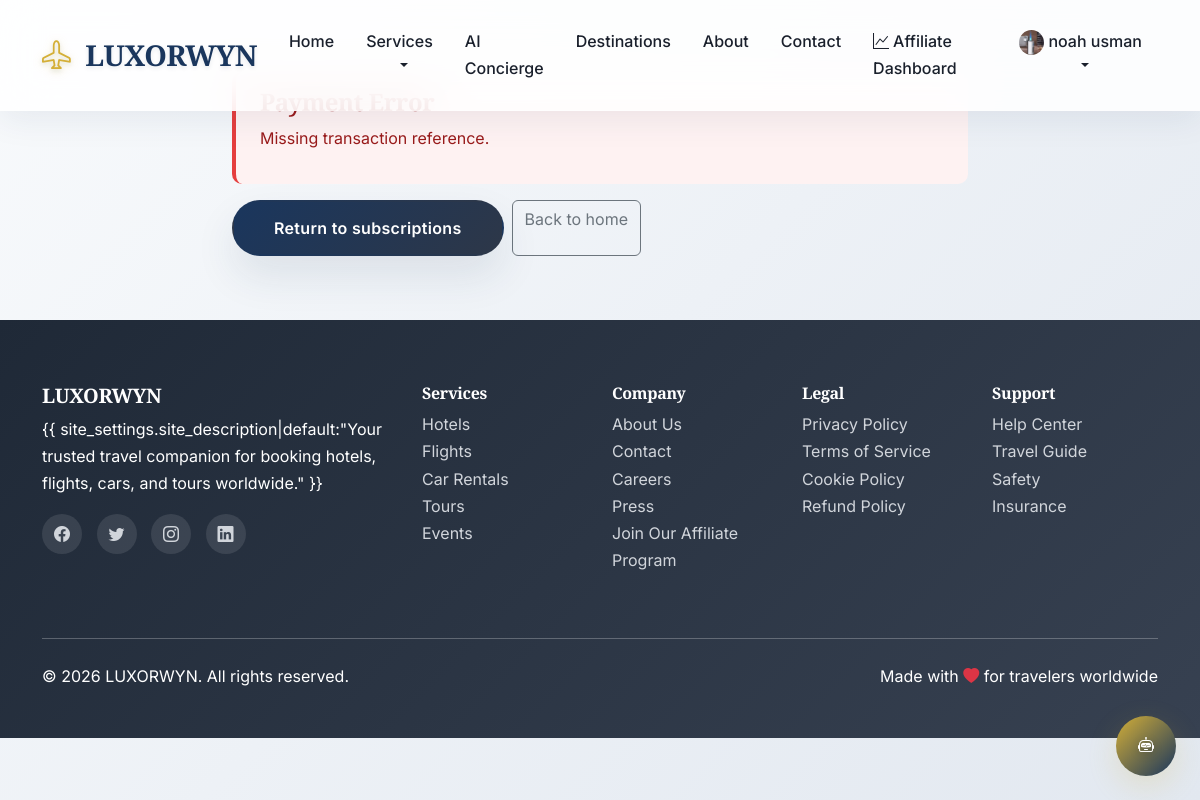
Page /payments/callback/ (signed in) on the committed database.
### core/models.py (models this page shows, shortened)
class SiteSettings(models.Model):
    site_name = models.CharField(max_length=100, default="TravelHub")
    site_description = models.CharField( max_length=500, default="your best travel service")
    default_currency = models.ForeignKey(Currency, on_delete=models.SET_NULL, null=True)
    default_language = models.CharField(max_length=5, default='en')
    commission_rate = models.DecimalField(max_digits=5, decimal_places=2, default=10.0)
    booking_cancellation_hours = models.IntegerField(default=24)
    support_email = models.EmailField(blank=True)
    support_phone = models.CharField(max_length=20, blank=True)
    class Meta:
        verbose_name_plural = "Site Settings"

### users/models.py (models this page shows, shortened)
class User(AbstractUser):
    email = models.EmailField(_('email address'), unique=True)
    username = models.CharField(_('username'), max_length=150, unique=True, blank=True)
    first_name = models.CharField(_('first name'), max_length=150)
    last_name = models.CharField(_('last name'), max_length=150)
    phone = models.CharField(max_length=20, blank=True)
    date_of_birth = models.DateField(null=True, blank=True)
    country = CountryField(blank=True)
    city = models.CharField(max_length=100, blank=True)
    address = models.TextField(blank=True)
    profile_picture = models.ImageField(upload_to='profile_pictures/', blank=True)
    preferred_currency = models.CharField(max_length=3, default='USD')
    preferred_language = models.CharField(max_length=5, default='en')
    is_verified = models.BooleanField(default=False)
    is_premium = models.BooleanField(default=False)
    premium_expires = models.DateTimeField(null=True, blank=True)
    referral_code = models.CharField(max_length=20, unique=True, blank=True)
    referred_by = models.ForeignKey('self', on_delete=models.SET_NULL, null=True, blank=True)
    total_bookings = models.IntegerField(default=0)
    total_spent = MoneyField(max_digits=10, decimal_places=2, default_currency='USD', default=0)
    loyalty_points = models.IntegerField(default=0)
    email_notifications = models.BooleanField(default=True)
    sms_notifications = models.BooleanField(default=False)
    promotional_emails = models.BooleanField(default=True)
    USERNAME_FIELD = 'email'
    REQUIRED_FIELDS = ['first_name', 'last_name', 'username']
    def get_full_name(self):
        return f"{self.first_name} {self.last_name}"

### payments/views.py (the view, shortened to what this page needs)
# urls.py: path('callback/', views.payment_callback, name='payment_callback'),
def payment_callback(request: HttpRequest) -> HttpResponse:
    reference = request.GET.get("reference")
    if not reference:
        return _render_error(request, "Missing transaction reference.")

### core/context_processors.py (called while the page is built)
def global_settings(request):
    try:
        site_settings = SiteSettings.objects.first()
    except SiteSettings.DoesNotExist:
        site_settings = None
    currencies = Currency.objects.filter(is_active=True)
    return {
        'site_settings': site_settings,
        'available_currencies': currencies,
    }

### payments/views.py (called while the page is built)
def _render_error(request: HttpRequest, message: str, status: int = 200) -> HttpResponse:
    return render(request, "payments/error.html", {"message": message}, status=status)

### payments/templates/payments/error.html (shortened to what this page needs)
{% extends 'base.html' %}
{% block content %}
<div class="container mt-5 pt-4">
    <div class="row justify-content-center">
        <div class="col-md-8">
            <div class="alert alert-danger">
                <h4 class="alert-heading">Payment Error</h4>
                <p>{{ message }}</p>
            </div>
            <div class="d-flex gap-2">
                <a href="{% url 'subscription_packages' %}" class="btn btn-primary">Return to subscriptions</a>
                <a href="{% url 'home' %}" class="btn btn-outline-secondary">Back to home</a>
            </div>
        </div>
    </div>
</div>
{% endblock %}

### templates/base.html (shortened to what this page needs)
<!DOCTYPE html>
<html lang="en">
<head>
        content="{% block og_image %}{% load static %}{% static 'images/og-image.jpg' %}{% endblock %}">
        content="{% block twitter_image %}{% load static %}{% static 'images/og-image.jpg' %}{% endblock %}">
    <link rel="icon" type="image/x-icon" href="{% load static %}{% static 'images/favicon.ico' %}">
    <link rel="apple-touch-icon" sizes="180x180" href="{% load static %}{% static 'images/apple-touch-icon.png' %}">
    <link href="https://cdn.jsdelivr.net/npm/bootstrap@5.3.0/dist/css/bootstrap.min.css" rel="stylesheet">
    <link rel="stylesheet" href="https://cdn.jsdelivr.net/npm/bootstrap-icons@1.10.0/font/bootstrap-icons.css">
</head>
<body>
    <nav class="navbar navbar-expand-lg navbar-light fixed-top">
        <div class="container">
            <a class="navbar-brand" href="{% url 'home' %}">
                <i class="bi bi-airplane"></i> {{ site_settings.site_name|default:"TravelHub" }}
            </a>
            <div class="collapse navbar-collapse" id="navbarNav">
                <ul class="navbar-nav me-auto">
                    <li class="nav-item">
                        <a class="nav-link" href="{% url 'home' %}">Home</a>
                    </li>
                    <li class="nav-item dropdown">
                        <a class="nav-link dropdown-toggle" href="#" id="servicesDropdown" role="button"
                            data-bs-toggle="dropdown">
                            Services
                        </a>
                    </li>
                    <li class="nav-item">
                        <a class="nav-link" href="{% url 'concierge' %}">AI Concierge</a>
                    </li>
                    <li class="nav-item">
                        <a class="nav-link" href="{% url 'destinations' %}">Destinations</a>
                    </li>
                    <li class="nav-item">
                        <a class="nav-link" href="{% url 'about' %}">About</a>
                    </li>
                    <li class="nav-item">
                        <a class="nav-link" href="{% url 'contact' %}">Contact</a>
                    </li>
                </ul>
                <ul class="navbar-nav">
                    {% if user.is_authenticated %}
                    {% if user.affiliate_profile %}
                    <li class="nav-item">
                        <a class="nav-link" href="{% url 'affiliates:dashboard' %}">
                            <i class="bi bi-graph-up me-1"></i>Affiliate Dashboard
                        </a>
                    </li>
                    {% endif %}
                    <li class="nav-item dropdown">
                        <a class="nav-link dropdown-toggle" href="#" id="userDropdown" role="button"
                            data-bs-toggle="dropdown">
                            {% if user.profile_picture %}
                            <img src="{{ user.profile_picture.url }}" alt="Profile" class="rounded-circle" width="25"
                                height="25">
                            {% else %}
                            <i class="bi bi-person-circle"></i>
                            {% endif %}
                            {{ user.get_full_name|default:user.email }}
                        </a>
                    </li>
                    {% endif %}
                </ul>
            </div>
        </div>
    </nav>
    <main>
        {% block content %}{% endblock %}
    </main>
    <footer class="footer">
        <div class="container">
            <div class="row">
                <div class="col-lg-4 mb-4">
                    <h5>{{ site_settings.site_name|default:"TravelHub" }}</h5>
                    <p>{{ site_settings.site_description|default:"Your trusted travel companion for booking hotels,
                        flights, cars, and tours worldwide." }}</p>
                    <div class="social-links">
                        <a href="#"><i class="bi bi-facebook"></i></a>
                        <a href="#"><i class="bi bi-twitter"></i></a>
                        <a href="#"><i class="bi bi-instagram"></i></a>
                        <a href="#"><i class="bi bi-linkedin"></i></a>
                    </div>
                </div>
                <div class="col-lg-2 col-md-6 mb-4">
                    <h6>Services</h6>
                    <ul class="list-unstyled">
                        <li><a href="{% url 'hotels:hotel_list' %}">Hotels</a></li>
                        <li><a href="{% url 'flights:flight_search' %}">Flights</a></li>
                        <li><a href="{% url 'cars:car_list' %}">Car Rentals</a></li>
                        <li><a href="{% url 'tours:tour_list' %}">Tours</a></li>
                        <li><a href="{% url 'events:event_list' %}">Events</a></li>
                    </ul>
                </div>
                <div class="col-lg-2 col-md-6 mb-4">
                    <h6>Company</h6>
                    <ul class="list-unstyled">
                        <li><a href="{% url 'about' %}">About Us</a></li>
                        <li><a href="{% url 'contact' %}">Contact</a></li>
                        <li><a href="#">Careers</a></li>
                        <li><a href="#">Press</a></li>
                        <li><a href="{% url 'affiliates:signup'%}">Join Our Affiliate Program</a></li>
                    </ul>
                </div>
                <div class="col-lg-2 col-md-6 mb-4">
                    <h6>Legal</h6>
                    <ul class="list-unstyled">
                        <li><a href="{% url 'privacy_policy' %}">Privacy Policy</a></li>
                        <li><a href="{% url 'terms_of_service' %}">Terms of Service</a></li>
                        <li><a href="#">Cookie Policy</a></li>
                        <li><a href="#">Refund Policy</a></li>
                    </ul>
                </div>
                <div class="col-lg-2 col-md-6 mb-4">
                    <h6>Support</h6>
                    <ul class="list-unstyled">
                        <li><a href="#">Help Center</a></li>
                        <li><a href="#">Travel Guide</a></li>
                        <li><a href="#">Safety</a></li>
                        <li><a href="#">Insurance</a></li>
                    </ul>
                </div>
            </div>
            <hr class="my-4">
            <div class="row align-items-center">
                <div class="col-md-6">
                    <p>&copy; {% now "Y" %} {{ site_settings.site_name|default:"TravelHub" }}. All rights reserved.</p>
                </div>
                <div class="col-md-6 text-md-end">
                    <p>Made with <i class="bi bi-heart-fill text-danger"></i> for travelers worldwide</p>
                </div>
            </div>
        </div>
    </footer>
    <script src="{% load static %}{% static 'js/booking.js' %}"></script>
    <div class="ai-assistant-button" id="aiAssistantButton" title="Travel Assistant">
        <i class="bi bi-robot"></i>
    </div>
</body>
</html>

### templates/base.html (style rules this page uses)
:root { --primary-color: #1a365d; --secondary-color: #2d3748; --accent-color: #d4af37; --success-color: #38a169; --warning-color: #d69e2e; --error-color: #e53e3e; --text-primary: #1a202c; --text-secondary: #4a5568; --bg-primary: #ffffff; --bg-secondary: #f7fafc; --bg-luxury: linear-gradient(135deg, #f8fafc 0%, #e2e8f0 100%); --border-color: #e2e8f0; --shadow-luxury: 0 20px 40px rgba(26, 54, 93, 0.1); --shadow-gold: 0 10px 30px rgba(212, 175, 55, 0.2); --glass-bg: rgba(255, 255, 255, 0.85); --glass-border: rgba(255, 255, 255, 0.2); }
* { margin: 0; padding: 0; box-sizing: border-box; }
body { font-family: 'Inter', -apple-system, BlinkMacSystemFont, 'Segoe UI', Roboto, sans-serif; line-height: 1.7; color: var(--text-primary); background: var(--bg-luxury); background-attachment: fixed; overflow-x: hidden; }
h1, h2, h3, h4, h5, h6 { font-family: 'Playfair Display', serif; font-weight: 600; letter-spacing: -0.02em; }
.navbar { background: var(--glass-bg); backdrop-filter: blur(20px); -webkit-backdrop-filter: blur(20px); border-bottom: 1px solid var(--glass-border); box-shadow: 0 8px 32px rgba(26, 54, 93, 0.08); transition: all 0.4s cubic-bezier(0.4, 0, 0.2, 1); padding: 1rem 0; }
.navbar-brand { font-family: 'Playfair Display', serif; font-weight: 700; font-size: 1.8rem; color: var(--primary-color) !important; text-shadow: 0 2px 4px rgba(26, 54, 93, 0.1); letter-spacing: -0.02em; }
.navbar-brand i { color: var(--accent-color); margin-right: 0.5rem; filter: drop-shadow(0 2px 4px rgba(212, 175, 55, 0.3)); }
.nav-link { font-weight: 500; color: var(--text-primary) !important; transition: all 0.3s cubic-bezier(0.4, 0, 0.2, 1); position: relative; padding: 0.75rem 1rem !important; }
.nav-link::after { content: ''; position: absolute; bottom: 0; left: 50%; width: 0; height: 2px; background: linear-gradient(90deg, var(--primary-color), var(--accent-color)); transition: all 0.3s cubic-bezier(0.4, 0, 0.2, 1); transform: translateX(-50%); }
.btn-primary { background: linear-gradient(135deg, var(--primary-color) 0%, var(--secondary-color) 100%); border: 2px solid transparent; padding: 0.875rem 2.5rem; font-weight: 600; font-size: 1rem; border-radius: 50px; transition: all 0.4s cubic-bezier(0.4, 0, 0.2, 1); box-shadow: var(--shadow-luxury); position: relative; overflow: hidden; letter-spacing: 0.02em; }
.btn-primary::before { content: ''; position: absolute; top: 0; left: -100%; width: 100%; height: 100%; background: linear-gradient(90deg, transparent, rgba(255, 255, 255, 0.2), transparent); transition: left 0.5s; }
.footer { background: linear-gradient(135deg, #1f2937, #374151); color: white; padding: 4rem 0 2rem; margin-top: 4rem; }
.footer a { color: #d1d5db; text-decoration: none; transition: color 0.3s ease; }
.social-links a { display: inline-block; width: 40px; height: 40px; background: rgba(255, 255, 255, 0.1); border-radius: 50%; text-align: center; line-height: 40px; margin-right: 10px; transition: all 0.3s ease; }
.alert { border-radius: 10px; border: none; padding: 1rem 1.5rem; margin-bottom: 1rem; }
.alert-danger { background: #fef2f2; color: #991b1b; border-left: 4px solid var(--error-color); }
.ai-assistant-button { position: fixed; bottom: 24px; right: 24px; width: 60px; height: 60px; background: linear-gradient(135deg, var(--accent-color), var(--primary-color)); border: none; border-radius: 50%; color: #fff; display: flex; align-items: center; justify-content: center; cursor: pointer; z-index: 1059; box-shadow: var(--shadow-gold); transition: all 0.4s cubic-bezier(0.4, 0, 0.2, 1); position: fixed; overflow: hidden; }
.ai-assistant-button::before { content: ''; position: absolute; top: 0; left: 0; right: 0; bottom: 0; background: radial-gradient(circle, rgba(255, 255, 255, 0.2) 0%, transparent 70%); opacity: 0; transition: opacity 0.3s ease; }
.ai-assistant-button i { position: relative; z-index: 1; filter: drop-shadow(0 2px 4px rgba(0, 0, 0, 0.2)); }
html { scroll-behavior: smooth; }

### rows in the picture
SiteSettings: site_name "LUXORWYN"
User: profile_picture (picture), get_full_name "noah usman"

### other values in the picture
{{ message }} "Missing transaction reference."
